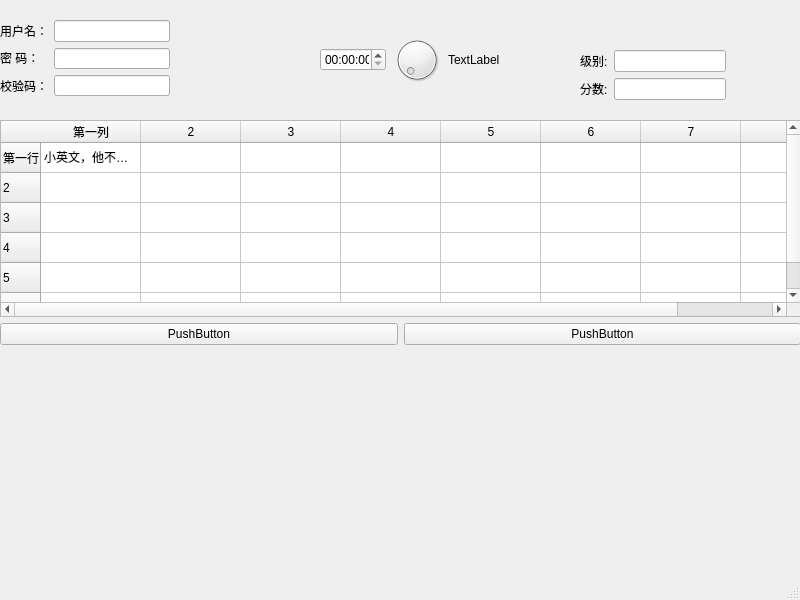
<?xml version="1.0" encoding="UTF-8"?>
<ui version="4.0">
 <class>MainWindow</class>
 <widget class="QMainWindow" name="MainWindow">
  <property name="geometry">
   <rect>
    <x>0</x>
    <y>0</y>
    <width>800</width>
    <height>600</height>
   </rect>
  </property>
  <property name="windowTitle">
   <string>TableTest</string>
  </property>
  <widget class="QWidget" name="centralwidget">
   <widget class="QWidget" name="horizontalLayoutWidget_2">
    <property name="geometry">
     <rect>
      <x>320</x>
      <y>20</y>
      <width>180</width>
      <height>80</height>
     </rect>
    </property>
    <layout class="QHBoxLayout" name="horizontalLayout_3">
     <item>
      <widget class="QTimeEdit" name="timeEdit"/>
     </item>
     <item>
      <widget class="QDial" name="dial"/>
     </item>
     <item>
      <widget class="QLabel" name="label_4">
       <property name="text">
        <string>TextLabel</string>
       </property>
      </widget>
     </item>
    </layout>
   </widget>
   <widget class="QWidget" name="">
    <property name="geometry">
     <rect>
      <x>0</x>
      <y>20</y>
      <width>170</width>
      <height>76</height>
     </rect>
    </property>
    <layout class="QHBoxLayout" name="horizontalLayout">
     <item>
      <layout class="QVBoxLayout" name="verticalLayout">
       <item>
        <widget class="QLabel" name="label_2">
         <property name="text">
          <string>用户名：</string>
         </property>
        </widget>
       </item>
       <item>
        <widget class="QLabel" name="label">
         <property name="text">
          <string>密 码：</string>
         </property>
        </widget>
       </item>
       <item>
        <widget class="QLabel" name="label_3">
         <property name="text">
          <string>校验码：</string>
         </property>
        </widget>
       </item>
      </layout>
     </item>
     <item>
      <layout class="QVBoxLayout" name="verticalLayout_2">
       <item>
        <widget class="QLineEdit" name="lineEdit"/>
       </item>
       <item>
        <widget class="QLineEdit" name="lineEdit_2"/>
       </item>
       <item>
        <widget class="QLineEdit" name="lineEdit_3"/>
       </item>
      </layout>
     </item>
    </layout>
   </widget>
   <widget class="QWidget" name="">
    <property name="geometry">
     <rect>
      <x>0</x>
      <y>120</y>
      <width>801</width>
      <height>225</height>
     </rect>
    </property>
    <layout class="QVBoxLayout" name="verticalLayout_3">
     <item>
      <widget class="QTableWidget" name="tableWidget">
       <property name="rowCount">
        <number>6</number>
       </property>
       <property name="columnCount">
        <number>8</number>
       </property>
       <row>
        <property name="text">
         <string>第一行</string>
        </property>
       </row>
       <row/>
       <row/>
       <row/>
       <row/>
       <row/>
       <column>
        <property name="text">
         <string>第一列</string>
        </property>
       </column>
       <column/>
       <column/>
       <column/>
       <column/>
       <column/>
       <column/>
       <column/>
       <item row="0" column="0">
        <property name="text">
         <string>小英文，他不是淫</string>
        </property>
       </item>
      </widget>
     </item>
     <item>
      <layout class="QHBoxLayout" name="horizontalLayout_2">
       <item>
        <widget class="QPushButton" name="pushButton">
         <property name="text">
          <string>PushButton</string>
         </property>
        </widget>
       </item>
       <item>
        <widget class="QPushButton" name="pushButton_2">
         <property name="text">
          <string>PushButton</string>
         </property>
        </widget>
       </item>
      </layout>
     </item>
    </layout>
   </widget>
   <widget class="QWidget" name="">
    <property name="geometry">
     <rect>
      <x>580</x>
      <y>50</y>
      <width>146</width>
      <height>50</height>
     </rect>
    </property>
    <layout class="QHBoxLayout" name="horizontalLayout_4">
     <item>
      <layout class="QVBoxLayout" name="verticalLayout_4">
       <item>
        <widget class="QLabel" name="label_5">
         <property name="text">
          <string>级别:</string>
         </property>
        </widget>
       </item>
       <item>
        <widget class="QLabel" name="label_6">
         <property name="text">
          <string>分数:</string>
         </property>
        </widget>
       </item>
      </layout>
     </item>
     <item>
      <layout class="QVBoxLayout" name="verticalLayout_5">
       <item>
        <widget class="QLineEdit" name="lineEdit_4"/>
       </item>
       <item>
        <widget class="QLineEdit" name="lineEdit_5"/>
       </item>
      </layout>
     </item>
    </layout>
   </widget>
  </widget>
  <widget class="QMenuBar" name="menubar">
   <property name="geometry">
    <rect>
     <x>0</x>
     <y>0</y>
     <width>800</width>
     <height>17</height>
    </rect>
   </property>
  </widget>
  <widget class="QStatusBar" name="statusbar"/>
 </widget>
 <resources/>
 <connections/>
</ui>
